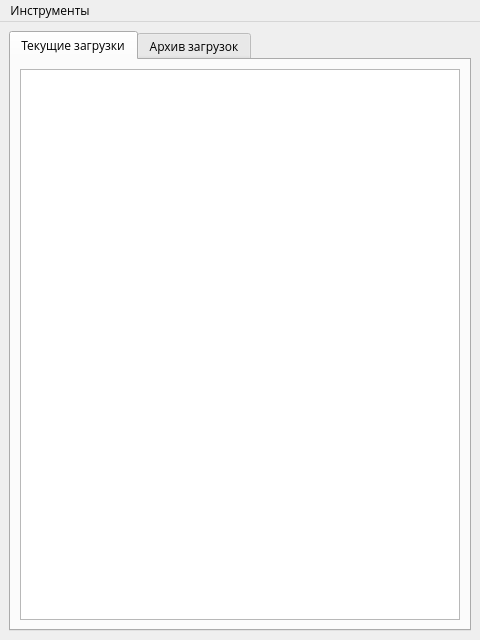
<?xml version="1.0" encoding="UTF-8"?>
<ui version="4.0">
 <class>MainWindow</class>
 <widget class="QMainWindow" name="MainWindow">
  <property name="geometry">
   <rect>
    <x>0</x>
    <y>0</y>
    <width>480</width>
    <height>640</height>
   </rect>
  </property>
  <property name="font">
   <font>
    <family>Open Sans</family>
   </font>
  </property>
  <property name="windowTitle">
   <string>Менеджер загрузок Yandex</string>
  </property>
  <property name="windowIcon">
   <iconset resource="../resources/res.qrc">
    <normaloff>:/icon/slowpoke.png</normaloff>:/icon/slowpoke.png</iconset>
  </property>
  <widget class="QWidget" name="centralwidget">
   <layout class="QHBoxLayout" name="horizontalLayout">
    <item>
     <widget class="QTabWidget" name="tabWidget">
      <property name="currentIndex">
       <number>0</number>
      </property>
      <widget class="QWidget" name="tab">
       <attribute name="title">
        <string>Текущие загрузки</string>
       </attribute>
       <layout class="QGridLayout" name="gridLayout">
        <item row="0" column="0">
         <widget class="QListWidget" name="listWidget">
          <property name="selectionMode">
           <enum>QAbstractItemView::NoSelection</enum>
          </property>
         </widget>
        </item>
       </layout>
      </widget>
      <widget class="QWidget" name="tab_2">
       <attribute name="title">
        <string>Архив загрузок</string>
       </attribute>
       <layout class="QGridLayout" name="gridLayout_2">
        <item row="1" column="0">
         <widget class="QTreeWidget" name="treeWidget">
          <property name="font">
           <font>
            <family>Open Sans</family>
           </font>
          </property>
          <column>
           <property name="text">
            <string>ФИО</string>
           </property>
          </column>
          <column>
           <property name="text">
            <string>Размер</string>
           </property>
          </column>
          <item>
           <property name="text">
            <string>Under construction :)</string>
           </property>
          </item>
         </widget>
        </item>
        <item row="2" column="0">
         <widget class="QProgressBar" name="progressBar">
          <property name="autoFillBackground">
           <bool>false</bool>
          </property>
          <property name="value">
           <number>0</number>
          </property>
          <property name="alignment">
           <set>Qt::AlignCenter</set>
          </property>
          <property name="textVisible">
           <bool>true</bool>
          </property>
          <property name="orientation">
           <enum>Qt::Horizontal</enum>
          </property>
          <property name="textDirection">
           <enum>QProgressBar::TopToBottom</enum>
          </property>
         </widget>
        </item>
       </layout>
      </widget>
     </widget>
    </item>
   </layout>
  </widget>
  <widget class="QMenuBar" name="menubar">
   <property name="geometry">
    <rect>
     <x>0</x>
     <y>0</y>
     <width>480</width>
     <height>23</height>
    </rect>
   </property>
   <widget class="QMenu" name="menu">
    <property name="title">
     <string>Инструменты</string>
    </property>
    <addaction name="settings_menu"/>
    <addaction name="separator"/>
    <addaction name="quit_menu"/>
   </widget>
   <addaction name="menu"/>
  </widget>
  <action name="action">
   <property name="text">
    <string>Общие</string>
   </property>
  </action>
  <action name="settings_menu">
   <property name="text">
    <string>Настройки</string>
   </property>
   <property name="font">
    <font>
     <family>Open Sans</family>
    </font>
   </property>
  </action>
  <action name="quit_menu">
   <property name="text">
    <string>Выход</string>
   </property>
  </action>
 </widget>
 <tabstops>
  <tabstop>tabWidget</tabstop>
  <tabstop>treeWidget</tabstop>
 </tabstops>
 <resources>
  <include location="../resources/res.qrc"/>
 </resources>
 <connections/>
</ui>
